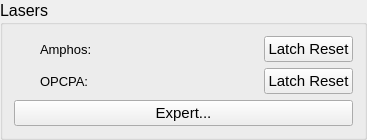
        <widget class="QGroupBox" name="Lasers">
         <property name="sizePolicy">
          <sizepolicy hsizetype="MinimumExpanding" vsizetype="MinimumExpanding">
           <horstretch>3</horstretch>
           <verstretch>3</verstretch>
          </sizepolicy>
         </property>
         <property name="maximumSize">
          <size>
           <width>400</width>
           <height>16777215</height>
          </size>
         </property>
         <property name="font">
          <font>
           <pointsize>12</pointsize>
          </font>
         </property>
         <property name="title">
          <string>Lasers</string>
         </property>
         <layout class="QVBoxLayout" name="verticalLayout_5" stretch="1,1,1">
          <item>
           <layout class="QHBoxLayout" name="horizontalLayout_35">
            <item>
             <widget class="PyDMByteIndicator" name="PyDMByteIndicator">
              <property name="sizePolicy">
               <sizepolicy hsizetype="Fixed" vsizetype="Fixed">
                <horstretch>0</horstretch>
                <verstretch>0</verstretch>
               </sizepolicy>
              </property>
              <property name="minimumSize">
               <size>
                <width>20</width>
                <height>20</height>
               </size>
              </property>
              <property name="maximumSize">
               <size>
                <width>20</width>
                <height>20</height>
               </size>
              </property>
              <property name="toolTip">
               <string/>
              </property>
              <property name="alarmSensitiveContent" stdset="0">
               <bool>true</bool>
              </property>
              <property name="channel" stdset="0">
               <string>ca://HPO:LPS:AMPHOS:ERROR_RBV</string>
              </property>
              <property name="onColor" stdset="0">
               <color>
                <red>255</red>
                <green>0</green>
                <blue>0</blue>
               </color>
              </property>
              <property name="offColor" stdset="0">
               <color>
                <red>0</red>
                <green>255</green>
                <blue>0</blue>
               </color>
              </property>
              <property name="showLabels" stdset="0">
               <bool>false</bool>
              </property>
             </widget>
            </item>
            <item>
             <widget class="PyDMLabel" name="PyDMLabel_3">
              <property name="sizePolicy">
               <sizepolicy hsizetype="Fixed" vsizetype="Preferred">
                <horstretch>0</horstretch>
                <verstretch>0</verstretch>
               </sizepolicy>
              </property>
              <property name="minimumSize">
               <size>
                <width>70</width>
                <height>0</height>
               </size>
              </property>
              <property name="font">
               <font>
                <pointsize>10</pointsize>
               </font>
              </property>
              <property name="toolTip">
               <string/>
              </property>
              <property name="text">
               <string>Amphos:</string>
              </property>
              <property name="alignment">
               <set>Qt::AlignLeading|Qt::AlignLeft|Qt::AlignVCenter</set>
              </property>
             </widget>
            </item>
            <item>
             <widget class="PyDMLabel" name="PyDMLabel_57">
              <property name="font">
               <font>
                <pointsize>10</pointsize>
               </font>
              </property>
              <property name="toolTip">
               <string/>
              </property>
              <property name="channel" stdset="0">
               <string>ca://HPO:LPS:AMPHOS:POWER_STATE_RBV</string>
              </property>
             </widget>
            </item>
            <item>
             <spacer name="horizontalSpacer_11">
              <property name="orientation">
               <enum>Qt::Horizontal</enum>
              </property>
              <property name="sizeHint" stdset="0">
               <size>
                <width>40</width>
                <height>20</height>
               </size>
              </property>
             </spacer>
            </item>
            <item>
             <widget class="PyDMLabel" name="PyDMLabel_7">
              <property name="sizePolicy">
               <sizepolicy hsizetype="Fixed" vsizetype="Fixed">
                <horstretch>0</horstretch>
                <verstretch>0</verstretch>
               </sizepolicy>
              </property>
              <property name="font">
               <font>
                <pointsize>10</pointsize>
               </font>
              </property>
              <property name="toolTip">
               <string/>
              </property>
              <property name="alignment">
               <set>Qt::AlignRight|Qt::AlignTrailing|Qt::AlignVCenter</set>
              </property>
              <property name="showUnits" stdset="0">
               <bool>true</bool>
              </property>
              <property name="channel" stdset="0">
               <string notr="true">ca://HPO:LPS:AMPHOS:VOLTAGE_RBV</string>
              </property>
             </widget>
            </item>
            <item>
             <spacer name="horizontalSpacer_12">
              <property name="orientation">
               <enum>Qt::Horizontal</enum>
              </property>
              <property name="sizeHint" stdset="0">
               <size>
                <width>40</width>
                <height>20</height>
               </size>
              </property>
             </spacer>
            </item>
            <item>
             <spacer name="horizontalSpacer_9">
              <property name="orientation">
               <enum>Qt::Horizontal</enum>
              </property>
              <property name="sizeHint" stdset="0">
               <size>
                <width>40</width>
                <height>20</height>
               </size>
              </property>
             </spacer>
            </item>
            <item>
             <widget class="PyDMPushButton" name="PyDMPushButton_4">
              <property name="font">
               <font>
                <pointsize>11</pointsize>
               </font>
              </property>
              <property name="toolTip">
               <string/>
              </property>
              <property name="text">
               <string>Latch Reset</string>
              </property>
              <property name="channel" stdset="0">
               <string>ca://HPO:LPS:AMPHOS:RESET</string>
              </property>
              <property name="showConfirmDialog" stdset="0">
               <bool>true</bool>
              </property>
              <property name="confirmMessage" stdset="0">
               <string>Are you sure you want to reset Amphos error?</string>
              </property>
              <property name="pressValue" stdset="0">
               <string>1</string>
              </property>
             </widget>
            </item>
           </layout>
          </item>
          <item>
           <layout class="QHBoxLayout" name="horizontalLayout_34">
            <item>
             <widget class="PyDMByteIndicator" name="PyDMByteIndicator_2">
              <property name="sizePolicy">
               <sizepolicy hsizetype="Fixed" vsizetype="Fixed">
                <horstretch>20</horstretch>
                <verstretch>20</verstretch>
               </sizepolicy>
              </property>
              <property name="minimumSize">
               <size>
                <width>20</width>
                <height>20</height>
               </size>
              </property>
              <property name="toolTip">
               <string/>
              </property>
              <property name="alarmSensitiveContent" stdset="0">
               <bool>true</bool>
              </property>
              <property name="channel" stdset="0">
               <string>ca://HPO:LPS:OPCPA:ERROR_RBV</string>
              </property>
              <property name="onColor" stdset="0">
               <color>
                <red>255</red>
                <green>0</green>
                <blue>0</blue>
               </color>
              </property>
              <property name="offColor" stdset="0">
               <color>
                <red>0</red>
                <green>255</green>
                <blue>0</blue>
               </color>
              </property>
              <property name="showLabels" stdset="0">
               <bool>false</bool>
              </property>
             </widget>
            </item>
            <item>
             <widget class="PyDMLabel" name="PyDMLabel_6">
              <property name="sizePolicy">
               <sizepolicy hsizetype="Fixed" vsizetype="Preferred">
                <horstretch>0</horstretch>
                <verstretch>0</verstretch>
               </sizepolicy>
              </property>
              <property name="minimumSize">
               <size>
                <width>70</width>
                <height>0</height>
               </size>
              </property>
              <property name="font">
               <font>
                <pointsize>10</pointsize>
               </font>
              </property>
              <property name="toolTip">
               <string/>
              </property>
              <property name="text">
               <string>OPCPA:</string>
              </property>
              <property name="alignment">
               <set>Qt::AlignLeading|Qt::AlignLeft|Qt::AlignVCenter</set>
              </property>
             </widget>
            </item>
            <item>
             <widget class="PyDMLabel" name="PyDMLabel_58">
              <property name="font">
               <font>
                <pointsize>10</pointsize>
               </font>
              </property>
              <property name="toolTip">
               <string/>
              </property>
              <property name="channel" stdset="0">
               <string>ca://HPO:LPS:OPCPA:POWER_STATE_RBV</string>
              </property>
             </widget>
            </item>
            <item>
             <spacer name="horizontalSpacer_13">
              <property name="orientation">
               <enum>Qt::Horizontal</enum>
              </property>
              <property name="sizeHint" stdset="0">
               <size>
                <width>40</width>
                <height>20</height>
               </size>
              </property>
             </spacer>
            </item>
            <item>
             <widget class="PyDMLabel" name="PyDMLabel_8">
              <property name="sizePolicy">
               <sizepolicy hsizetype="Fixed" vsizetype="Fixed">
                <horstretch>0</horstretch>
                <verstretch>0</verstretch>
               </sizepolicy>
              </property>
              <property name="font">
               <font>
                <pointsize>10</pointsize>
               </font>
              </property>
              <property name="toolTip">
               <string/>
              </property>
              <property name="alignment">
               <set>Qt::AlignRight|Qt::AlignTrailing|Qt::AlignVCenter</set>
              </property>
              <property name="showUnits" stdset="0">
               <bool>true</bool>
              </property>
              <property name="channel" stdset="0">
               <string notr="true">ca://HPO:LPS:OPCPA:VOLTAGE_RBV</string>
              </property>
             </widget>
            </item>
            <item>
             <spacer name="horizontalSpacer_14">
              <property name="orientation">
               <enum>Qt::Horizontal</enum>
              </property>
              <property name="sizeHint" stdset="0">
               <size>
                <width>40</width>
                <height>20</height>
               </size>
              </property>
             </spacer>
            </item>
            <item>
             <spacer name="horizontalSpacer_10">
              <property name="orientation">
               <enum>Qt::Horizontal</enum>
              </property>
              <property name="sizeHint" stdset="0">
               <size>
                <width>40</width>
                <height>20</height>
               </size>
              </property>
             </spacer>
            </item>
            <item>
             <widget class="PyDMPushButton" name="PyDMPushButton_5">
              <property name="font">
               <font>
                <pointsize>11</pointsize>
               </font>
              </property>
              <property name="toolTip">
               <string/>
              </property>
              <property name="text">
               <string>Latch Reset</string>
              </property>
              <property name="channel" stdset="0">
               <string>ca://HPO:LPS:OPCPA:RESET</string>
              </property>
              <property name="showConfirmDialog" stdset="0">
               <bool>true</bool>
              </property>
              <property name="confirmMessage" stdset="0">
               <string>Are you sure you want to reset OPCPA error?</string>
              </property>
              <property name="pressValue" stdset="0">
               <string>1</string>
              </property>
             </widget>
            </item>
           </layout>
          </item>
          <item>
           <widget class="PyDMRelatedDisplayButton" name="PyDMRelatedDisplayButton_2">
            <property name="font">
             <font>
              <pointsize>11</pointsize>
             </font>
            </property>
            <property name="toolTip">
             <string/>
            </property>
            <property name="text">
             <string>Expert...</string>
            </property>
            <property name="filenames" stdset="0">
             <stringlist>
              <string>./laser_expert.ui</string>
              <string>./laser_expert.ui</string>
             </stringlist>
            </property>
            <property name="titles" stdset="0">
             <stringlist>
              <string>Amphos</string>
              <string>OPCPA</string>
             </stringlist>
            </property>
            <property name="macros" stdset="0">
             <stringlist>
              <string>{&quot;DEVICE&quot;:&quot;Amphos&quot;,&quot;PV&quot;:&quot;ca://HPO:LPS:AMPHOS&quot;}</string>
              <string>{&quot;DEVICE&quot;:&quot;OPCPA&quot;,&quot;PV&quot;:&quot;ca://HPO:LPS:OPCPA&quot;}</string>
             </stringlist>
            </property>
           </widget>
          </item>
         </layout>
        </widget>
